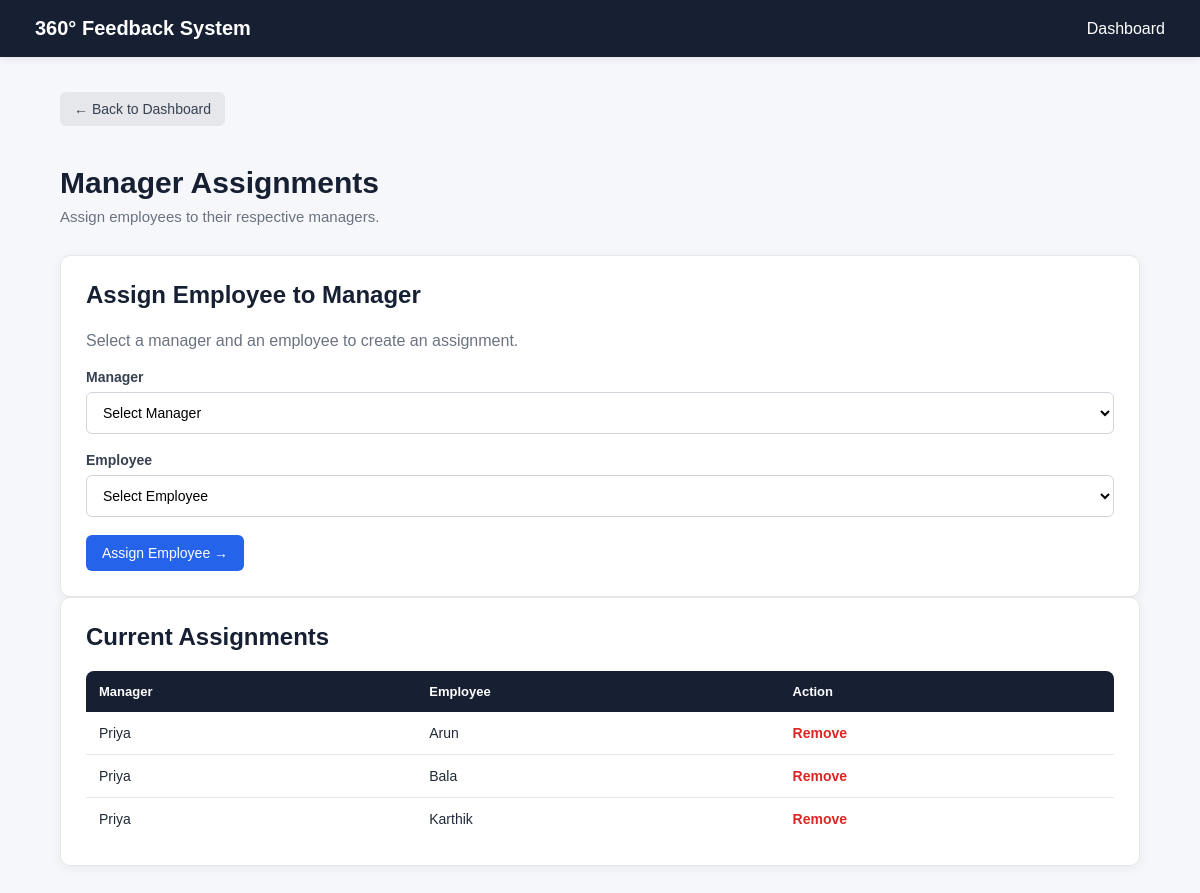
The app's page /admin/assignments (signed in) with its own data.
### tables this page shows
CREATE TABLE manager_assignments (
            id INTEGER PRIMARY KEY AUTOINCREMENT,
            manager_id INTEGER NOT NULL,
            employee_id INTEGER NOT NULL,
            FOREIGN KEY (manager_id) REFERENCES users(id),
            FOREIGN KEY (employee_id) REFERENCES users(id)
        );

CREATE TABLE users (
            id INTEGER PRIMARY KEY AUTOINCREMENT,
            name TEXT NOT NULL,
            email TEXT UNIQUE NOT NULL,
            password TEXT NOT NULL,
            role TEXT NOT NULL
        );

### app.py (the view, shortened to what this page needs)
@app.route("/admin/assignments", methods=["GET", "POST"])
def assignments():
    if "user_id" not in session or session["role"] != "admin":
        return redirect(url_for("login"))
    message = None
    conn = get_db_connection()
    managers = conn.execute("""
        SELECT *
        FROM users
        WHERE role = 'manager'
        ORDER BY name
    """).fetchall()
    employees = conn.execute("""
        SELECT *
        FROM users
        WHERE role = 'employee'
        ORDER BY name
    """).fetchall()
    assignments = conn.execute("""
        SELECT
            manager_assignments.id,
            managers.name AS manager_name,
            employees.name AS employee_name

        FROM manager_assignments

        JOIN users AS managers
            ON manager_assignments.manager_id = managers.id

        JOIN users AS employees
            ON manager_assignments.employee_id = employees.id

        ORDER BY managers.name, employees.name
    """).fetchall()
    conn.close()
    return render_template(
        "assignments.html",
        managers=managers,
        employees=employees,
        assignments=assignments,
        message=message
    )

### app.py (called while the page is built)
def get_db_connection():
    conn = sqlite3.connect(DATABASE)
    conn.row_factory = sqlite3.Row
    return conn

### templates/assignments.html (shortened to what this page needs)
<!DOCTYPE html>
<html lang="en">
<head>
    <link rel="stylesheet"
          href="{{ url_for('static', filename='style.css') }}">
</head>
<body>
    <div class="navbar">
        <h2>360° Feedback System</h2>
        <a href="{{ url_for('admin_dashboard') }}">
            Dashboard
        </a>
    </div>
    <div class="container">
        <a class="back-button"
           href="{{ url_for('admin_dashboard') }}">
            ← Back to Dashboard
        </a>
        <div class="welcome">
            <h1>Manager Assignments</h1>
            <p>
                Assign employees to their respective managers.
            </p>
        </div>
        <div class="card">
            <h2>Assign Employee to Manager</h2>
            <p>
                Select a manager and an employee to create an assignment.
            </p>
            <form method="POST">
                <label for="manager_id">
                    Manager
                </label>
                <select name="manager_id"
                        id="manager_id"
                        required>
                    <option value="">
                        Select Manager
                    </option>
                </select>
                <label for="employee_id">
                    Employee
                </label>
                <select name="employee_id"
                        id="employee_id"
                        required>
                    <option value="">
                        Select Employee
                    </option>
                </select>
                <button type="submit">
                    Assign Employee →
                </button>
            </form>
        </div>
        <div class="card">
            <h2>Current Assignments</h2>
            {% if assignments %}
            <table>
                <tr>
                    <th>Manager</th>
                    <th>Employee</th>
                    <th>Action</th>
                </tr>
                {% for assignment in assignments %}
                <tr>
                    <td>
                        {{ assignment["manager_name"] }}
                    </td>
                    <td>
                        {{ assignment["employee_name"] }}
                    </td>
                    <td>
                        <a
                            href="{{ url_for(
                                'delete_assignment',
                                assignment_id=assignment['id']
                            ) }}"
                            onclick="return confirm('Remove this assignment?')"
                            style="color: #dc2626; text-decoration: none; font-weight: 600;"
                        >
                            Remove
                        </a>
                    </td>
                </tr>
                {% endfor %}
            </table>
            {% else %}
                <p class="no-data">
                    No manager assignments have been created yet.
                </p>
            {% endif %}
        </div>
    </div>
</body>
</html>

### static/style.css (style rules this page uses)
* { box-sizing: border-box; }
body { margin: 0; font-family: Arial, Helvetica, sans-serif; background: #f5f7fa; color: #1f2937; }
.navbar { background: #172033; color: white; padding: 17px 35px; display: flex; justify-content: space-between; align-items: center; box-shadow: 0 2px 8px rgba(0, 0, 0, 0.08); }
.navbar h2 { margin: 0; font-size: 20px; font-weight: 600; }
.navbar a { color: white; text-decoration: none; }
.container { width: 90%; max-width: 1100px; margin: 35px auto; }
.welcome { margin-bottom: 30px; }
.welcome h1 { margin-bottom: 8px; font-size: 30px; color: #172033; }
.welcome p { margin: 0; color: #6b7280; font-size: 15px; }
.card { background: white; padding: 25px; border-radius: 10px; border: 1px solid #e5e7eb; box-shadow: 0 3px 12px rgba(0, 0, 0, 0.05); transition: transform 0.2s, box-shadow 0.2s; }
.card h2, .card h3 { margin-top: 0; color: #172033; }
.card p { color: #6b7280; line-height: 1.5; }
.button, button { display: inline-block; padding: 10px 16px; background: #2563eb; color: white; border: none; border-radius: 6px; text-decoration: none; cursor: pointer; font-size: 14px; transition: background 0.2s, transform 0.1s; }
form { width: 100%; }
label { display: block; margin-bottom: 7px; font-size: 14px; font-weight: 600; color: #374151; }
input, select, textarea { width: 100%; padding: 11px 12px; margin-bottom: 18px; border: 1px solid #d1d5db; border-radius: 6px; font-family: inherit; font-size: 14px; background: white; outline: none; transition: border-color 0.2s, box-shadow 0.2s; }
table { width: 100%; border-collapse: collapse; background: white; border-radius: 8px; overflow: hidden; }
th { background: #172033; color: white; padding: 13px; text-align: left; font-size: 13px; }
td { padding: 13px; border-bottom: 1px solid #e5e7eb; font-size: 14px; }
tr:last-child td { border-bottom: none; }
.back-button { display: inline-block; margin-bottom: 20px; padding: 9px 14px; background: #e5e7eb; color: #374151; text-decoration: none; border-radius: 6px; font-size: 14px; }

### records on screen
manager_assignments: manager_name "Priya", employee_name "Arun"
manager_assignments: manager_name "Priya", employee_name "Bala"
manager_assignments: manager_name "Priya", employee_name "Karthik"
